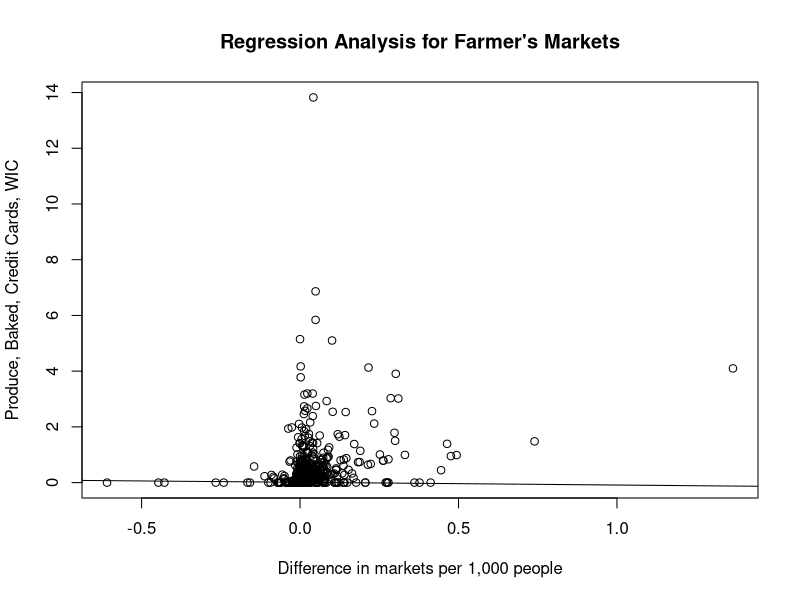
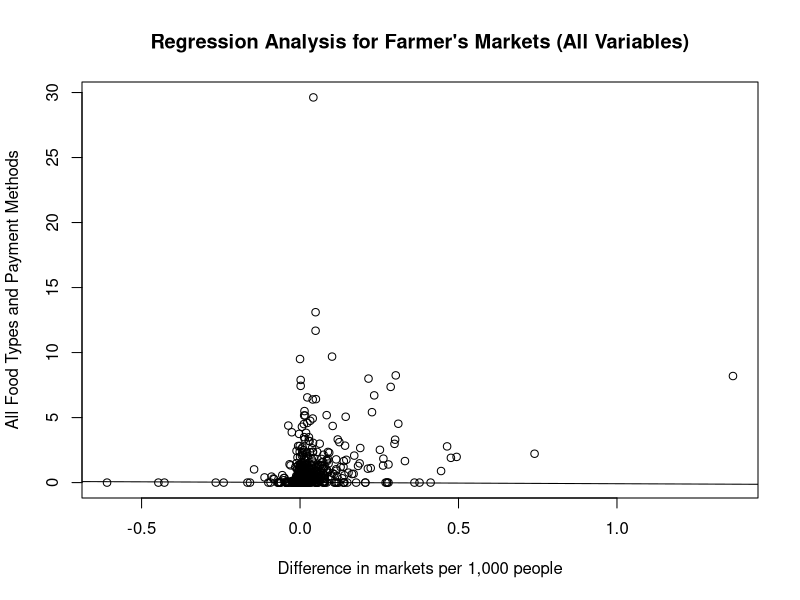
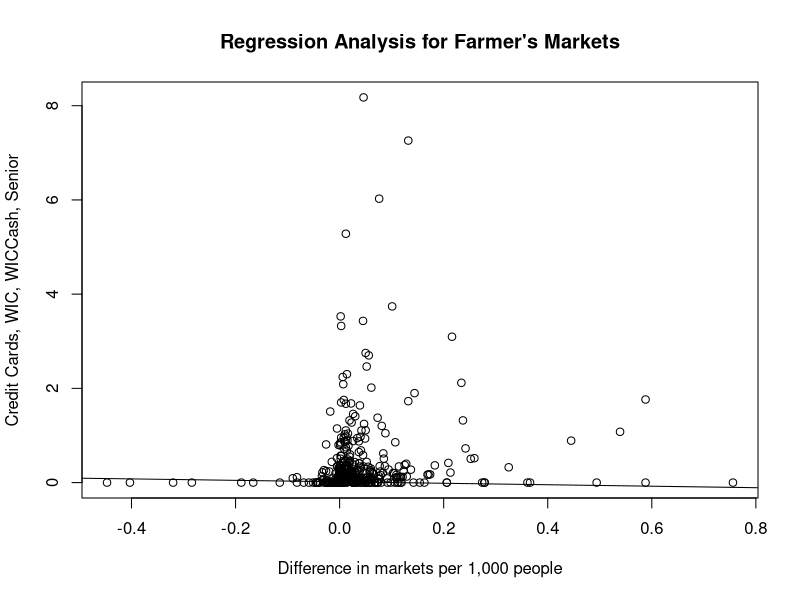

Here is the R script that generated these plots, in order:
## ---- chunk 1
setwd("C:/Users/saraa/Desktop")
fmdata <- read.csv("fe_local_clean.csv")
library(ggplot2)
library(caret)
## ---- chunk 2
model1 = lm(Difference ~ Produce1000 + Animal1000 + Baked1000 + OtherFood1000 + CreditCards1000 + SNAP1000 +
              WIC1000 + WICCash1000 + Senior1000, data=fmdata)
summary(model1)
SSE1 = sum(model1$residuals^2)
SSE1
## ---- chunk 3
model2 = lm(Difference ~ Produce1000 + Baked1000 + OtherFood1000 + CreditCards1000 + WIC1000, data=fmdata)
summary(model2)
SSE2 = sum(model2$residuals^2)
SSE2
## ---- chunk 4
set.seed(150)
fmdata_Split <-createDataPartition(fmdata$Difference, p = 0.7, list=FALSE)
fmdata_Train <- fmdata[fmdata_Split, ]
fmdata_Test <- fmdata[-fmdata_Split, ]

#Build model using train
model3 = lm(Difference ~ Produce1000 + Baked1000 + OtherFood1000 + CreditCards1000 + WIC1000, data=fmdata_Train)
summary(model3)
SSE3 = sum(model3$residuals^2)
SSE3
## ---- chunk 5
set.seed(150)
fmdata_Split <-createDataPartition(fmdata$Difference, p = 0.7, list=FALSE)
fmdata_Train <- fmdata[fmdata_Split, ]
fmdata_Test <- fmdata[-fmdata_Split, ]

model4 = lm(Difference ~ Produce1000 + Baked1000 + CreditCards1000 + WIC1000, data=fmdata_Train)
summary(model4)
SSE4 = sum(model4$residuals^2)
SSE4

predictTest <- predict(model4, newdata=fmdata_Test)
## ---- chunk 6
predictTest <- predict(model4, newdata=fmdata_Test)
SSE4 <- sum((fmdata_Test$Difference - predictTest) ^ 2)
SST4 <- sum((fmdata_Test$Difference - mean(fmdata_Test$Difference)) ^ 2)
SSE4
SST4
SquaredR4 <- 1 - SSE4/SST4
SquaredR4
## ---- chunk 7
plot(fmdata_Test$Difference, fmdata_Test$Produce1000 + fmdata_Test$Baked1000 + fmdata_Test$CreditCards1000 +
fmdata_Test$WIC1000, main = "Regression Analysis for Farmer's Markets", xlab = "Difference in markets per 1,000 people", ylab = "Produce, Baked, Credit Cards, WIC")

abline(lm(fmdata_Test$Difference ~ fmdata_Test$Produce1000 + fmdata_Test$Baked1000 + fmdata_Test$CreditCards1000 + fmdata_Test$WIC1000))
## ---- chunk 8
predictTest <- predict(model1, newdata=fmdata_Test)
SSE1 <- sum((fmdata_Test$Difference - predictTest) ^ 2)
SST1 <- sum((fmdata_Test$Difference - mean(fmdata_Test$Difference)) ^ 2)
SquaredR1 <- 1 - SSE1/SST1
SquaredR1
## ---- chunk 9
plot(fmdata_Test$Difference, fmdata_Test$Produce1000 + fmdata_Test$Animal1000 + fmdata_Test$Baked1000 +
       fmdata_Test$OtherFood1000 + fmdata_Test$CreditCards1000 + fmdata_Test$SNAP1000 + fmdata_Test$WIC1000 +
       fmdata_Test$WICCash1000 + fmdata_Test$Senior1000, main = "Regression Analysis for Farmer's Markets (All Variables)",
     xlab = "Difference in markets per 1,000 people", ylab = "All Food Types and Payment Methods")

abline(lm(fmdata_Test$Difference ~ fmdata_Test$Produce1000 + fmdata_Test$Animal1000 + fmdata_Test$Baked1000 +
            fmdata_Test$OtherFood1000 + fmdata_Test$CreditCards1000 + fmdata_Test$SNAP1000 +
            fmdata_Test$WIC1000 + fmdata_Test$WICCash1000 + fmdata_Test$Senior1000))
## ---- chunk 10
fmdata_decimals <- data.frame(fmdata$SNAP1000, fmdata$WIC1000, fmdata$WICCash1000, fmdata$Senior1000,
                              fmdata$CreditCards1000, fmdata$Produce1000, fmdata$Animal1000, fmdata$Baked1000,
                              fmdata$OtherFood1000, fmdata$Difference, fmdata$Markets_2009_norm,
                              fmdata$Markets_2016_norm, fmdata$SNAP_norm, fmdata$WIC_norm,
                              fmdata$WICCash_norm, fmdata$Senior_norm, fmdata$CreditCards_norm,
                              fmdata$Produce_norm, fmdata$Animal_norm, fmdata$Baked_norm,
                              fmdata$OtherFood_norm)

Markets_no_outliers <- fmdata_decimals[fmdata_decimals$fmdata.Markets_2009_norm <= 1.5,]
Markets_no_outliers <- Markets_no_outliers[Markets_no_outliers$fmdata.Markets_2009_norm >= -1.5,]
Markets_no_outliers <- Markets_no_outliers[Markets_no_outliers$fmdata.Markets_2016_norm <= 1.5,]
Markets_no_outliers <- Markets_no_outliers[Markets_no_outliers$fmdata.Markets_2016_norm >= -1.5,]
Markets_no_outliers <- Markets_no_outliers[Markets_no_outliers$fmdata.SNAP_norm <= 1.5,]
Markets_no_outliers <- Markets_no_outliers[Markets_no_outliers$fmdata.SNAP_norm >= -1.5,]
Markets_no_outliers <- Markets_no_outliers[Markets_no_outliers$fmdata.WIC_norm <= 1.5,]
Markets_no_outliers <- Markets_no_outliers[Markets_no_outliers$fmdata.WIC_norm >= -1.5,]
Markets_no_outliers <- Markets_no_outliers[Markets_no_outliers$fmdata.WICCash_norm <= 1.5,]
Markets_no_outliers <- Markets_no_outliers[Markets_no_outliers$fmdata.WICCash_norm >= -1.5,]
Markets_no_outliers <- Markets_no_outliers[Markets_no_outliers$fmdata.Senior_norm <= 1.5,]
Markets_no_outliers <- Markets_no_outliers[Markets_no_outliers$fmdata.Senior_norm >= -1.5,]
Markets_no_outliers <- Markets_no_outliers[Markets_no_outliers$fmdata.CreditCards_norm <= 1.5,]
Markets_no_outliers <- Markets_no_outliers[Markets_no_outliers$fmdata.CreditCards_norm >= -1.5,]
Markets_no_outliers <- Markets_no_outliers[Markets_no_outliers$fmdata.Produce_norm <= 1.5,]
Markets_no_outliers <- Markets_no_outliers[Markets_no_outliers$fmdata.Produce_norm >= -1.5,]
Markets_no_outliers <- Markets_no_outliers[Markets_no_outliers$fmdata.Animal_norm <= 1.5,]
Markets_no_outliers <- Markets_no_outliers[Markets_no_outliers$fmdata.Animal_norm >= -1.5,]
Markets_no_outliers <- Markets_no_outliers[Markets_no_outliers$fmdata.Baked_norm <= 1.5,]
Markets_no_outliers <- Markets_no_outliers[Markets_no_outliers$fmdata.Baked_norm >= -1.5,]
Markets_no_outliers <- Markets_no_outliers[Markets_no_outliers$fmdata.OtherFood_norm <= 1.5,]
Markets_no_outliers <- Markets_no_outliers[Markets_no_outliers$fmdata.OtherFood_norm >= -1.5,]
## ---- chunk 11
model5 = lm(fmdata.Difference ~ fmdata.Produce1000 + fmdata.Animal1000 + fmdata.Baked1000 + 
              fmdata.OtherFood1000 + fmdata.CreditCards1000 + fmdata.SNAP1000 + fmdata.WIC1000 +
              fmdata.WICCash1000 + fmdata.Senior1000, data=Markets_no_outliers)
summary(model5)
SSE5 = sum(model5$residuals^2)
SSE5
## ---- chunk 12
model6 = lm(fmdata.Difference ~ fmdata.Animal1000 + fmdata.OtherFood1000 + fmdata.WIC1000, data=Markets_no_outliers)
summary(model6)
SSE6 = sum(model6$residuals^2)
SSE6
## ---- chunk 13
set.seed(150)
no_outlier_Split <-createDataPartition(Markets_no_outliers$fmdata.Difference, p = 0.7, list=FALSE)
no_outlier_Train <- Markets_no_outliers[no_outlier_Split, ]
no_outlier_Test <- Markets_no_outliers[-no_outlier_Split, ]

model7 = lm(fmdata.Difference ~ fmdata.Produce1000 + fmdata.Animal1000 + fmdata.Baked1000 + 
              fmdata.OtherFood1000 + fmdata.CreditCards1000 + fmdata.SNAP1000 + fmdata.WIC1000 +
              fmdata.WICCash1000 + fmdata.Senior1000, data=no_outlier_Train)
summary(model7)
SSE7 = sum(model7$residuals^2)
SSE7

predictTest <- predict(model7, newdata=no_outlier_Test)
## ---- chunk 14
set.seed(150)
no_outlier_Split <-createDataPartition(Markets_no_outliers$fmdata.Difference, p = 0.7, list=FALSE)
no_outlier_Train <- Markets_no_outliers[no_outlier_Split, ]
no_outlier_Test <- Markets_no_outliers[-no_outlier_Split, ]

model8 = lm(fmdata.Difference ~ fmdata.CreditCards1000 + fmdata.WIC1000 +
              fmdata.WICCash1000 + fmdata.Senior1000, data=no_outlier_Train)
summary(model8)
SSE8 = sum(model8$residuals^2)
SSE8

predictTest <- predict(model8, newdata=no_outlier_Test)
## ---- chunk 15
plot(Markets_no_outliers$fmdata.Difference, Markets_no_outliers$fmdata.CreditCards1000 +
       Markets_no_outliers$fmdata.WIC1000 + Markets_no_outliers$fmdata.WICCash1000 + Markets_no_outliers$fmdata.Senior1000, main = "Regression Analysis for Farmer's Markets", xlab = "Difference in markets per 1,000 people", ylab = "Credit Cards, WIC, WICCash, Senior")

abline(lm(Markets_no_outliers$fmdata.Difference ~ Markets_no_outliers$fmdata.Animal1000 +
       Markets_no_outliers$fmdata.OtherFood1000))
